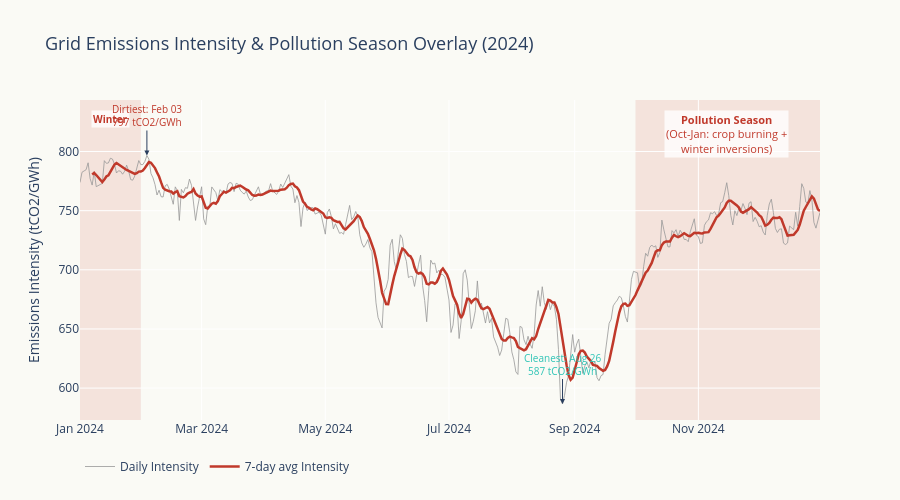

The cell this chart's notebook holds for it:
### Markdown cell above
## 4. Seasonal Pollution Parallel — Grid Emissions vs. India's Worst Air Quality

India's worst air quality months are **October through January** — a toxic combination of:
- Post-monsoon crop stubble burning (Oct-Nov)
- Winter temperature inversions trapping pollutants (Nov-Jan)
- Higher fossil fuel use for heating and low solar/wind availability

Does the grid's emissions intensity track this pollution season? The grid contributes to winter pollution through high coal burn and high emissions intensity.

### Code cell
# Emissions intensity with pollution season overlay
fig = go.Figure()

# Daily emissions intensity
fig.add_trace(go.Scatter(
    x=df['date'], y=df['emissions_intensity'],
    mode='lines',
    line=dict(color='#999', width=0.8),
    name='Daily Intensity',
    hovertemplate='%{x|%b %d}: %{y:.0f} tCO2/GWh<extra></extra>',
))

# 7-day rolling average
fig.add_trace(go.Scatter(
    x=df['date'], y=df['emissions_intensity'].rolling(7).mean(),
    mode='lines',
    line=dict(color=co2_color, width=2.5),
    name='7-day avg Intensity',
    hovertemplate='7d avg: %{y:.0f} tCO2/GWh<extra></extra>',
))

# Shade the pollution season (Oct-Jan)
# Oct 1 to Dec 31, 2024
fig.add_shape(
    type='rect',
    x0=pd.Timestamp('2024-10-01'), x1=pd.Timestamp('2024-12-31'),
    y0=0, y1=1, yref='paper',
    fillcolor='rgba(192, 57, 43, 0.12)', line_width=0,
    layer='below',
)
# Jan 1 to Jan 31, 2024 (start of year = end of previous winter)
fig.add_shape(
    type='rect',
    x0=pd.Timestamp('2024-01-01'), x1=pd.Timestamp('2024-01-31'),
    y0=0, y1=1, yref='paper',
    fillcolor='rgba(192, 57, 43, 0.12)', line_width=0,
    layer='below',
)

# Annotations for pollution season
fig.add_annotation(
    x=pd.Timestamp('2024-11-15'), y=0.97, yref='paper',
    text='<b>Pollution Season</b><br>(Oct-Jan: crop burning +<br>winter inversions)',
    showarrow=False, font=dict(size=11, color=co2_color),
    bgcolor='rgba(255,255,255,0.8)',
)
fig.add_annotation(
    x=pd.Timestamp('2024-01-16'), y=0.97, yref='paper',
    text='<b>Winter</b>',
    showarrow=False, font=dict(size=10, color=co2_color),
    bgcolor='rgba(255,255,255,0.8)',
)

# Mark cleanest and dirtiest days
cleanest_day = df.loc[df['emissions_intensity'].idxmin()]
dirtiest_day = df.loc[df['emissions_intensity'].idxmax()]

fig.add_annotation(
    x=pd.Timestamp(cleanest_day['date']),
    y=cleanest_day['emissions_intensity'],
    text=f"Cleanest: {cleanest_day['date'].strftime('%b %d')}<br>{cleanest_day['emissions_intensity']:.0f} tCO2/GWh",
    showarrow=True, arrowhead=2, font=dict(size=10, color='#2EC4B6'),
    ax=0, ay=-40,
)
fig.add_annotation(
    x=pd.Timestamp(dirtiest_day['date']),
    y=dirtiest_day['emissions_intensity'],
    text=f"Dirtiest: {dirtiest_day['date'].strftime('%b %d')}<br>{dirtiest_day['emissions_intensity']:.0f} tCO2/GWh",
    showarrow=True, arrowhead=2, font=dict(size=10, color=co2_color),
    ax=0, ay=-40,
)

fig.update_layout(
    title=dict(text='Grid Emissions Intensity & Pollution Season Overlay (2024)', font=dict(size=18)),
    yaxis_title='Emissions Intensity (tCO2/GWh)',
    plot_bgcolor=bg_color, paper_bgcolor=bg_color,
    height=500,
    legend=dict(orientation='h', y=-0.1),
)
fig.show()

# Stats for pollution vs non-pollution months
pollution_months = [1, 10, 11, 12]
pol = df[df['month'].isin(pollution_months)]
non_pol = df[~df['month'].isin(pollution_months)]
print(f"Pollution season (Oct-Jan) avg intensity: {pol['emissions_intensity'].mean():.0f} tCO2/GWh")
print(f"Non-pollution months avg intensity:       {non_pol['emissions_intensity'].mean():.0f} tCO2/GWh")
print(f"Pollution season avg daily CO2: {pol['co2_total'].mean()/1e3:.0f} kt/day")
print(f"Non-pollution months avg daily CO2: {non_pol['co2_total'].mean()/1e3:.0f} kt/day")
print(f"\nThe grid is {(pol['emissions_intensity'].mean() / non_pol['emissions_intensity'].mean() - 1)*100:.1f}% dirtier during pollution season.")

### Figure 1 — Plotly figure (JSON) as saved in the notebook; plotly's stock layout.template omitted (floating-point values rounded to 4 significant figures; data arrays with more than 128 entries replaced by an {"elided": "..."} marker saying what was removed)
{"data": [{"hovertemplate": "%{x|%b %d}: %{y:.0f} tCO2/GWh<extra></extra>", "line": {"color": "#999", "width": 0.8}, "mode": "lines", "name": "Daily Intensity", "type": "scatter", "x": {"elided": "366 str values"}, "y": {"elided": "366 float values"}}, {"hovertemplate": "7d avg: %{y:.0f} tCO2/GWh<extra></extra>", "line": {"color": "#C0392B", "width": 2.5}, "mode": "lines", "name": "7-day avg Intensity", "type": "scatter", "x": {"elided": "366 str values"}, "y": {"elided": "366 float values"}}], "layout": {"annotations": [{"bgcolor": "rgba(255,255,255,0.8)", "font": {"color": "#C0392B", "size": 11}, "showarrow": false, "text": "<b>Pollution Season</b><br>(Oct-Jan: crop burning +<br>winter inversions)", "x": "2024-11-15T00:00:00", "y": 0.97, "yref": "paper"}, {"bgcolor": "rgba(255,255,255,0.8)", "font": {"color": "#C0392B", "size": 10}, "showarrow": false, "text": "<b>Winter</b>", "x": "2024-01-16T00:00:00", "y": 0.97, "yref": "paper"}, {"arrowhead": 2, "ax": 0, "ay": -40, "font": {"color": "#2EC4B6", "size": 10}, "showarrow": true, "text": "Cleanest: Aug 26<br>587 tCO2/GWh", "x": "2024-08-26T00:00:00", "y": 586.5}, {"arrowhead": 2, "ax": 0, "ay": -40, "font": {"color": "#C0392B", "size": 10}, "showarrow": true, "text": "Dirtiest: Feb 03<br>797 tCO2/GWh", "x": "2024-02-03T00:00:00", "y": 796.6}], "height": 500, "legend": {"orientation": "h", "y": -0.1}, "paper_bgcolor": "#FAFAF5", "plot_bgcolor": "#FAFAF5", "shapes": [{"fillcolor": "rgba(192, 57, 43, 0.12)", "layer": "below", "line": {"width": 0}, "type": "rect", "x0": "2024-10-01T00:00:00", "x1": "2024-12-31T00:00:00", "y0": 0, "y1": 1, "yref": "paper"}, {"fillcolor": "rgba(192, 57, 43, 0.12)", "layer": "below", "line": {"width": 0}, "type": "rect", "x0": "2024-01-01T00:00:00", "x1": "2024-01-31T00:00:00", "y0": 0, "y1": 1, "yref": "paper"}], "title": {"font": {"size": 18}, "text": "Grid Emissions Intensity & Pollution Season Overlay (2024)"}, "yaxis": {"title": {"text": "Emissions Intensity (tCO2/GWh)"}}}}
